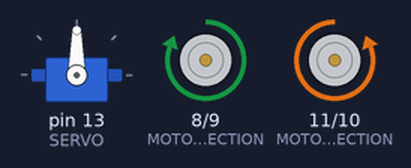
Bench run of a sketch on a simulated Arduino Uno, built with avr-gcc and run on an emulated ATmega328P. Shown: servo, direction and speed pins drawn as motors (green arrow = direction pin HIGH = forward, orange = LOW = backward, longer = more drive).

Above: at 0.05 s.
At 0.4 s:
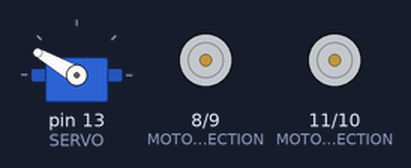
At 0.75 s:
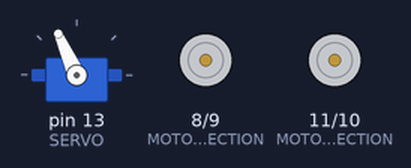
At 1.5 s:
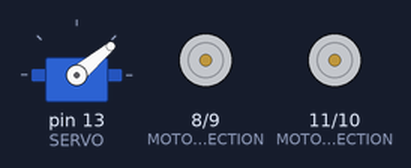
At 2.25 s:
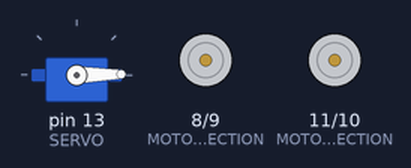
At 3.0 s:
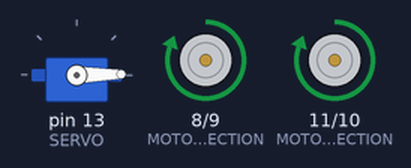
Timing chart, 0 to 7.0 s (numbered marks = the images above):
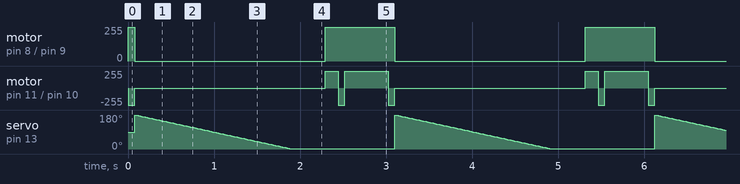

The sketch:

dropOff.ino
```cpp
#include <Servo.h>

#define MOTOR_LEFT_DIRECTION      8
#define MOTOR_LEFT_SPEED          9
#define MOTOR_RIGHT_DIRECTION     11
#define MOTOR_RIGHT_SPEED         10

#define SERVO                     13

#define SERVO_DOWN_POS            180
#define SERVO_UP_POS              0

Servo servo;


void setup() {
  // put your setup code here, to run once:
  servo.attach(SERVO);

  pinMode(MOTOR_LEFT_DIRECTION, OUTPUT);
  pinMode(MOTOR_LEFT_SPEED, OUTPUT);
  pinMode(MOTOR_RIGHT_DIRECTION, OUTPUT);
  pinMode(MOTOR_RIGHT_SPEED, OUTPUT);

}

void loop() {
  // put your main code here, to run repeatedly:
  // turn around 90
  digitalWrite(MOTOR_LEFT_DIRECTION, 1);
  digitalWrite(MOTOR_RIGHT_DIRECTION, 0);
  analogWrite(MOTOR_LEFT_SPEED, 255);
  analogWrite(MOTOR_RIGHT_SPEED, 255);
  delay(80);

  analogWrite(MOTOR_LEFT_SPEED, 0);
  analogWrite(MOTOR_RIGHT_SPEED, 0);

  for (int i = SERVO_DOWN_POS; i > 0; i--) {
    servo.write(i);
    delay(10);
  }
  delay(400);

  // forwards
  digitalWrite(MOTOR_RIGHT_DIRECTION, 1);
  analogWrite(MOTOR_LEFT_SPEED, 255);
  analogWrite(MOTOR_RIGHT_SPEED, 255);
  delay(150);

  // turn 90
  digitalWrite(MOTOR_RIGHT_DIRECTION, 0);
  analogWrite(MOTOR_LEFT_SPEED, 255);
  analogWrite(MOTOR_RIGHT_SPEED, 255);
  delay(80);

  digitalWrite(MOTOR_RIGHT_DIRECTION, 1);
  analogWrite(MOTOR_LEFT_SPEED, 255);
  analogWrite(MOTOR_RIGHT_SPEED, 255);
  delay(500);
}
```

Measured:
- by itself, motor on pin 8 (MOTOR_LEFT_DIRECTION) / pin 9 (MOTOR_LEFT_SPEED): repeats every 3.0 s: stopped 2.2 s, forward 255/255 0.81 s
- by itself, motor on pin 11 (MOTOR_RIGHT_DIRECTION) / pin 10 (MOTOR_RIGHT_SPEED): repeats every 3.0 s: stopped 2.2 s, forward 255/255 0.15 s, backward 255/255 0.08 s, forward 255/255 0.50 s, backward 255/255 0.08 s
